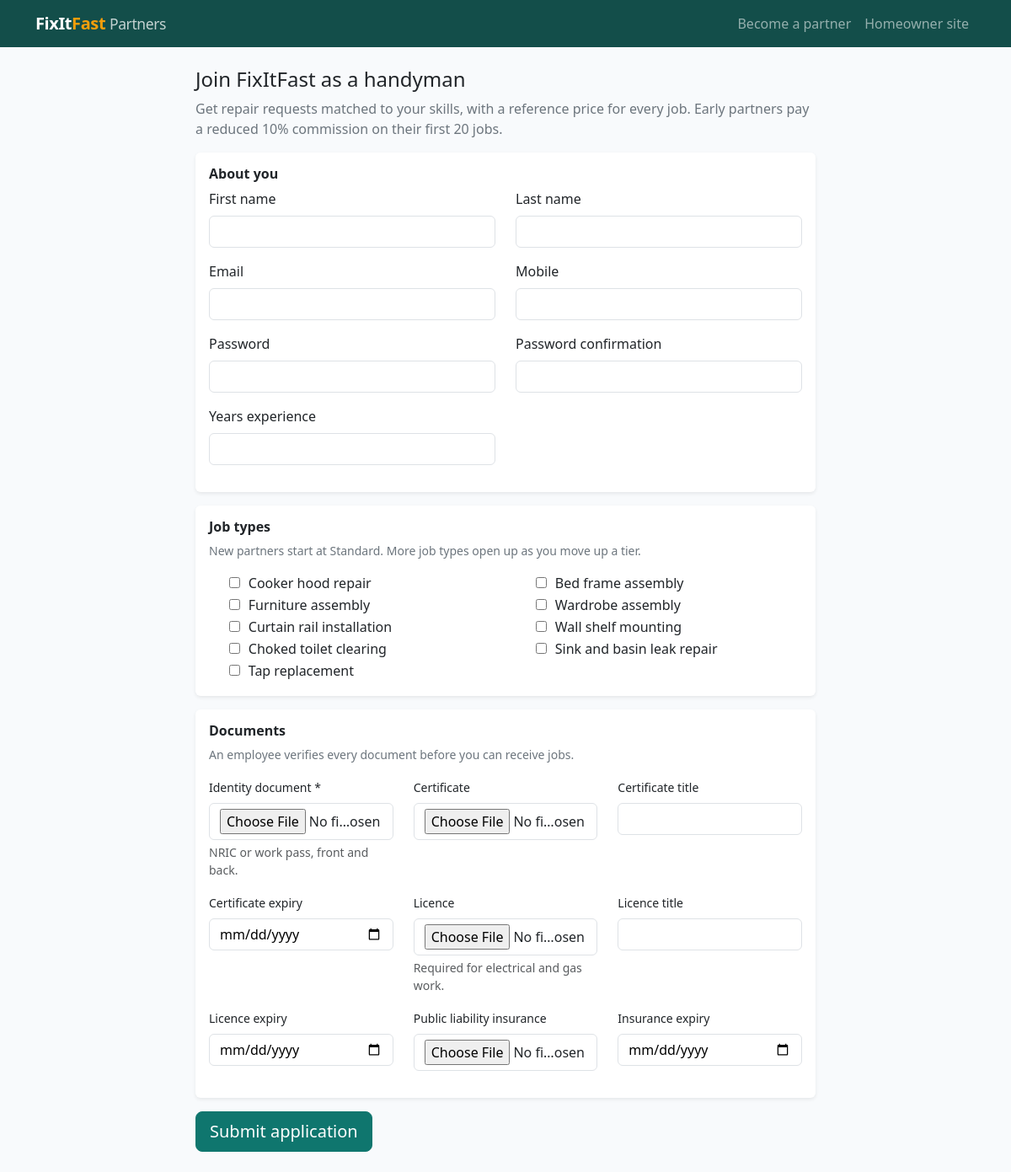
The page /partner/apply/ on the database its author committed.
### catalogue/models.py (models this page shows, shortened)
class JobType(models.Model):
    category = models.ForeignKey(Category, on_delete=models.PROTECT, related_name='job_types')
    name = models.CharField(max_length=100, unique=True)
    description = models.TextField(blank=True)
    min_tier = models.CharField(max_length=10, choices=Tier.choices, default=Tier.STANDARD)
    licence_required = models.BooleanField(default=False)
    is_active = models.BooleanField(default=False)
    class Meta:
        ordering = ['category__name', 'name']
    def __str__(self):
        return self.name

### partner/views.py (the view, shortened to what this page needs)
# urls.py: path('apply/', views.apply, name='apply'),
def apply(request):
    if request.user.is_authenticated and request.user.role == User.Role.HANDYMAN:
        return redirect('partner:home')
    form = ApplicationForm(request.POST or None, request.FILES or None)
    return render(request, 'partner/apply.html', {'form': form})

### partner/forms.py (shortened to what this page needs)
class ApplicationForm(RegisterForm):
    years_experience = forms.IntegerField(min_value=0, max_value=60)
    job_types = forms.ModelMultipleChoiceField(
        queryset=JobType.objects.filter(is_active=True, min_tier=Tier.STANDARD, licence_required=False),
        widget=forms.CheckboxSelectMultiple,
        help_text='New partners start at Standard. More job types open up as you move up a tier.')
    identity_document = forms.FileField(help_text='NRIC or work pass, front and back.')
    certificate = forms.FileField(required=False)
    certificate_title = forms.CharField(required=False, max_length=150)
    certificate_expiry = forms.DateField(required=False, widget=DATE_INPUT)
    licence = forms.FileField(required=False, help_text='Required for electrical and gas work.')
    licence_title = forms.CharField(required=False, max_length=150)
    licence_expiry = forms.DateField(required=False, widget=DATE_INPUT)
    insurance = forms.FileField(required=False, label='Public liability insurance')
    insurance_expiry = forms.DateField(required=False, widget=DATE_INPUT)

### accounts/context_processors.py (called while the page is built)
def notifications(request):
    if not request.user.is_authenticated:
        return {}
    return {'unread_notifications': request.user.notifications.filter(is_read=False).count()}

### partner/templates/partner/apply.html (shortened to what this page needs)
{% extends 'partner/base.html' %}
{% block content %}
<div class="row justify-content-center">
  <div class="col-lg-8">
    <h1 class="h4">Join FixItFast as a handyman</h1>
    <p class="text-secondary">Get repair requests matched to your skills, with a reference price for every job. Early partners pay a reduced 10% commission on their first 20 jobs.</p>
    <form method="post" enctype="multipart/form-data" novalidate>
      <div class="card border-0 shadow-sm mb-3"><div class="card-body">
        <h2 class="h6 fw-semibold">About you</h2>
        <div class="row">
          {% for field in form %}{% if field.name in 'first_name last_name email mobile password1 password2 years_experience' %}
            <div class="col-md-6 mb-3">
              <label class="form-label" for="{{ field.id_for_label }}">{{ field.label }}</label>{{ field }}
            </div>
          {% endif %}{% endfor %}
        </div>
      </div></div>
      <div class="card border-0 shadow-sm mb-3"><div class="card-body">
        <h2 class="h6 fw-semibold">Job types</h2>
        <p class="small text-secondary">{{ form.job_types.help_text }}</p>
        <div class="row">{% for cb in form.job_types %}<div class="col-md-6"><div class="form-check">{{ cb.tag }} <label class="form-check-label" for="{{ cb.id_for_label }}">{{ cb.choice_label }}</label></div></div>{% endfor %}</div>
      </div></div>
      <div class="card border-0 shadow-sm mb-3"><div class="card-body">
        <h2 class="h6 fw-semibold">Documents</h2>
        <p class="small text-secondary">An employee verifies every document before you can receive jobs.</p>
        <div class="row">
          {% for field in form %}{% if field.name in 'identity_document certificate certificate_title certificate_expiry licence licence_title licence_expiry insurance insurance_expiry' %}
            <div class="col-md-4 mb-3">
              <label class="form-label small" for="{{ field.id_for_label }}">{{ field.label }}{% if field.field.required %} *{% endif %}</label>{{ field }}
              {% if field.help_text %}<div class="form-text">{{ field.help_text }}</div>{% endif %}
            </div>
          {% endif %}{% endfor %}
        </div>
      </div></div>
      <button class="btn btn-primary btn-lg" type="submit">Submit application</button>
    </form>
  </div>
</div>
{% endblock %}

### static/css/fixitfast.css (style rules this page uses)
:root { --bs-primary: #0f766e; --bs-primary-rgb: 15, 118, 110; --bs-link-color: #0f766e; --bs-link-hover-color: #115e59; --ff-accent: #f59e0b; --ff-sidebar: #0f172a; }
body { background: #f8fafc; }
.btn-primary { --bs-btn-bg: #0f766e; --bs-btn-border-color: #0f766e; --bs-btn-hover-bg: #115e59; --bs-btn-hover-border-color: #115e59; --bs-btn-active-bg: #134e4a; --bs-btn-active-border-color: #134e4a; --bs-btn-disabled-bg: #0f766e; --bs-btn-disabled-border-color: #0f766e; }
form input:not([type=checkbox]):not([type=radio]):not([type=hidden]):not([type=submit]), form select, form textarea { display: block; width: 100%; padding: .375rem .75rem; border: 1px solid #dee2e6; border-radius: .375rem; background: #fff; }
form input[type=checkbox] { margin-right: .35rem; }

### rows shown on the page
JobType: choice_label "Cooker hood repair"
JobType: choice_label "Bed frame assembly"
JobType: choice_label "Furniture assembly"
JobType: choice_label "Wardrobe assembly"
JobType: choice_label "Curtain rail installation"
JobType: choice_label "Wall shelf mounting"
JobType: choice_label "Choked toilet clearing"
JobType: choice_label "Sink and basin leak repair"
JobType: choice_label "Tap replacement"

### other values the page prints
{{ field.label }} "First name" "Last name" "Email" "Mobile" "Password" "Password confirmation" "Years experience"
{{ field.label }} "Identity document" "Certificate" "Certificate title" "Certificate expiry" "Licence" "Licence title" "Licence expiry" "Public liability insurance" "Insurance expiry"
{{ field.help_text }} "NRIC or work pass, front and back." "Required for electrical and gas work."
